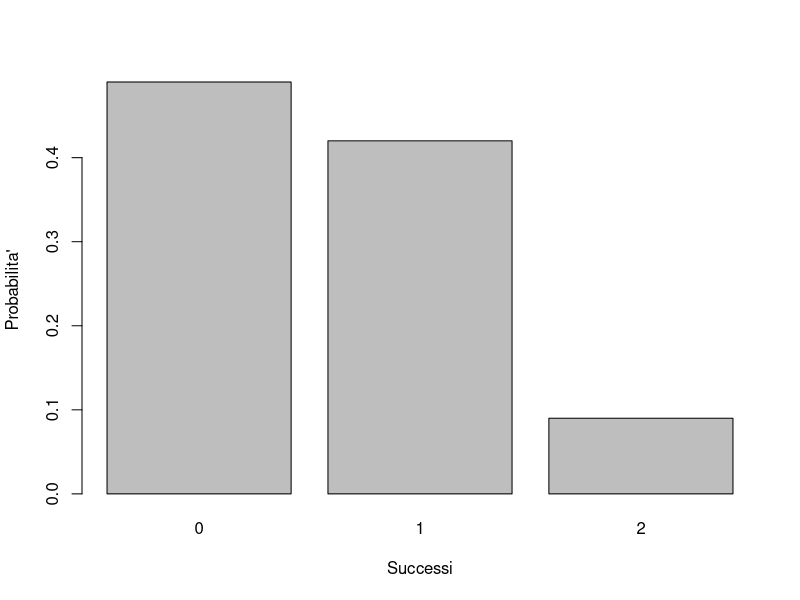

This figure's R source:
k19 <- 0:2
p19 <- c(.49, .42, .09)
sum(p19)             # 1
sum(p19[k19 >= 1])    # .51
sum(k19 * p19)        # atteso .6
barplot(p19, names.arg=k19,
  xlab="Successi", ylab="Probabilita'")
